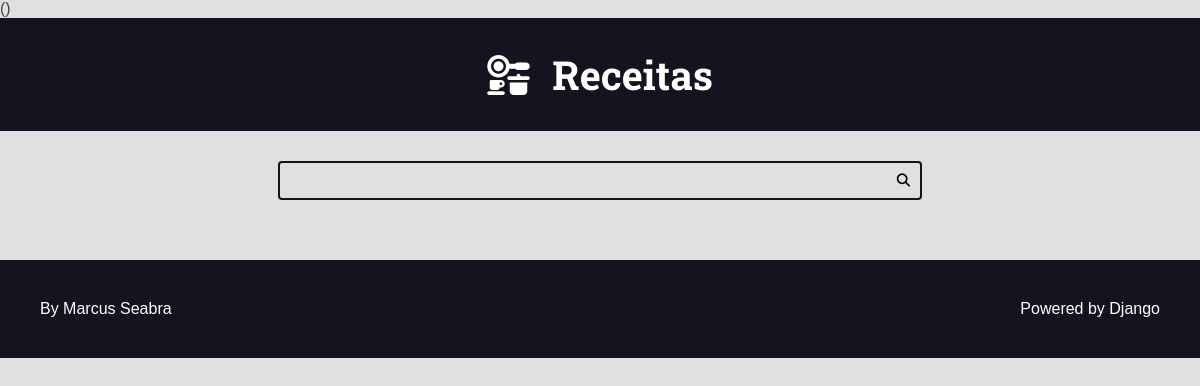
Before: / with the older database file.
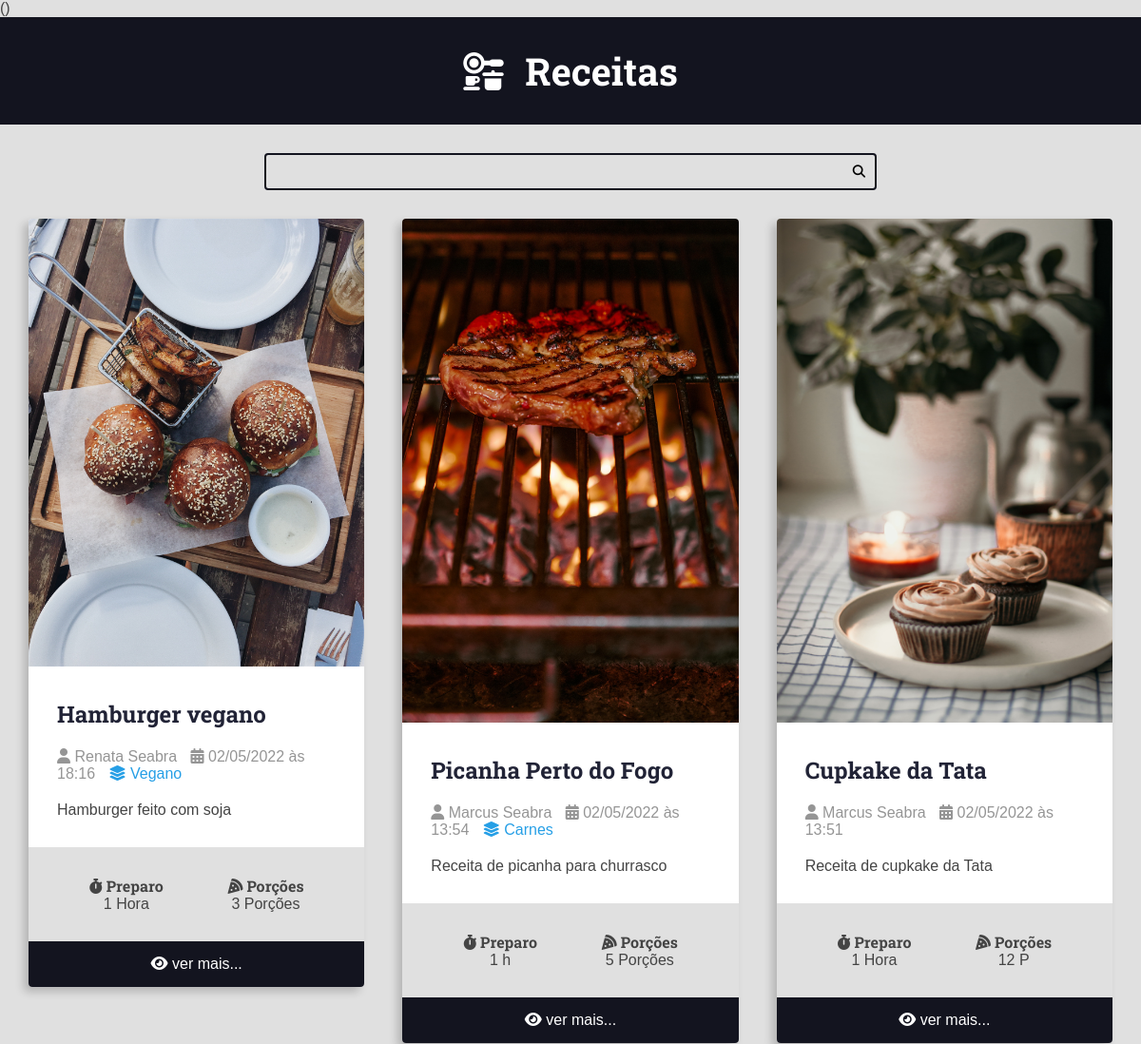
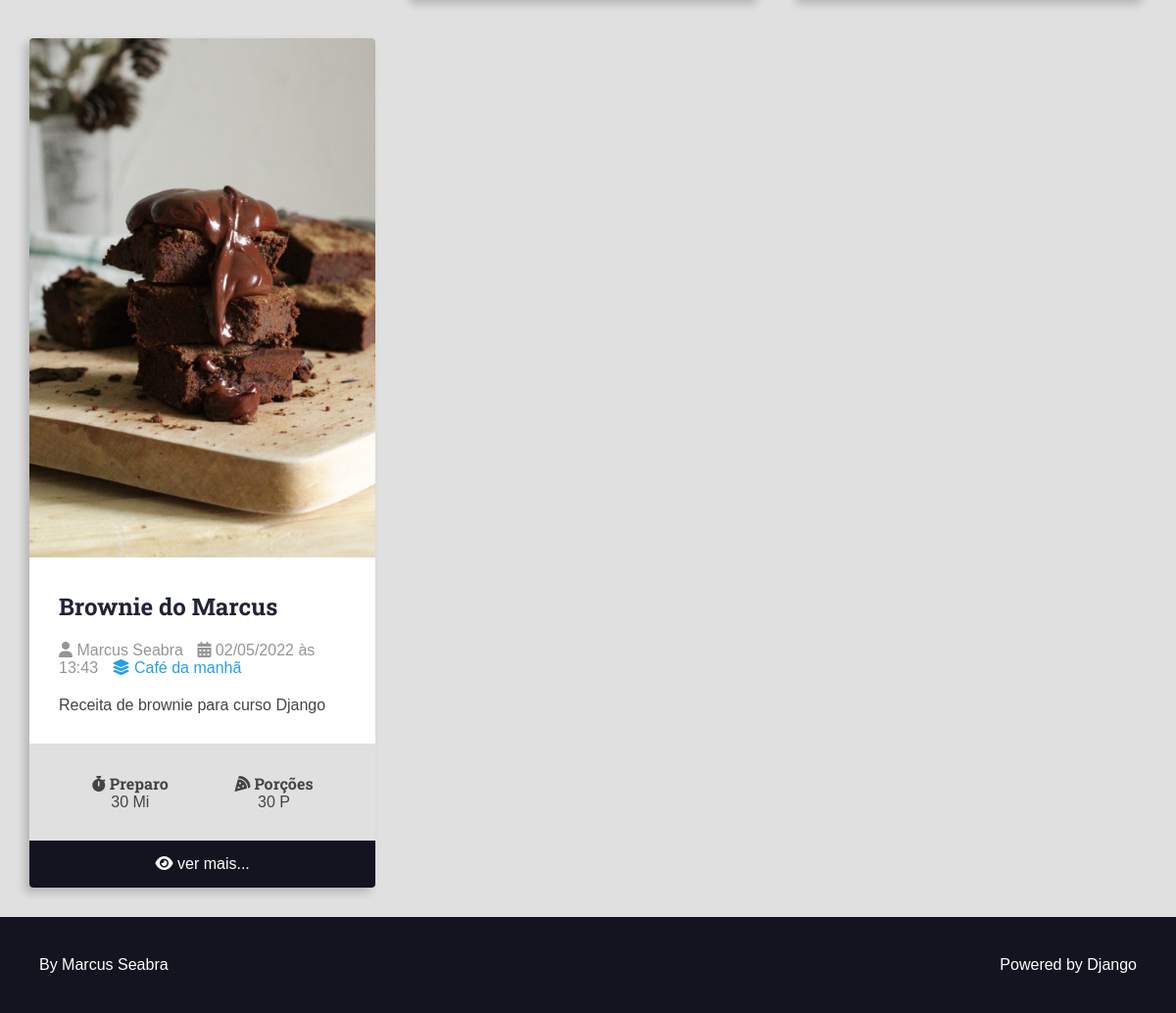
After: the same page with the newer database file (2 pictures, top to bottom).
### recipes/models.py (models this page shows, shortened)
class Recipe (models.Model):
    title = models.CharField(max_length=65)
    description = models.CharField(max_length=165)
    slug = models.SlugField()
    preparation_time = models.IntegerField()
    preparation_time_unit = models.CharField(max_length=65)
    servings = models.IntegerField()
    servings_unit = models.CharField(max_length=65)
    preparation_steps = models.TextField()
    preparation_steps_is_html = models.BooleanField(default=False)
    created_at = models.DateTimeField(auto_now_add=True)
    updated_at = models.DateTimeField(auto_now=True)
    is_published = models.BooleanField(default=False)
    cover = models.ImageField(upload_to='recipes/covers/%Y/%m/%d/')
    category = models.ForeignKey(
        Category, on_delete=models.SET_NULL, null=True, blank=True, default=None)
    user = models.ForeignKey(
        User, on_delete=models.SET_NULL, null=True)

class Category(models.Model):
    name = models.CharField(max_length=65)

### recipes/views.py (the view)
# urls.py: 2. Add a URL to urlpatterns:  path('', views.home, name='home')
def home(request):
    recipes = Recipe.objects.filter(is_published=True).order_by("-id")
    return render(request, "recipes/pages/home.html", context={
        "recipes": recipes})

### recipes/templates/recipes/pages/home.html (shortened to what this page needs)
{% extends 'global/base.html' %}
{% block content %}
    <div class="main-content main-content-list container">
        {% for  recipe in  recipes %}
            {% include "recipes/partials/recipe.html" %}
        {% endfor %}
    </div>
{% endblock content %}

### base_templates/global/base.html (shortened to what this page needs)
<!DOCTYPE html>
<html lang="pt-BR">
<head>
{% include "recipes/partials/head.html" %}
</head>
<body>
    {% include "recipes/partials/header.html" %}
    {% include "recipes/partials/search.html" %}
    <main class="main-content-container">
        {% block content %}{% endblock content %}
    </main>
    {% include "recipes/partials/footer.html" %}
</body>
</html>

### recipes/templates/recipes/partials/head.html (shortened to what this page needs)
({% load static %})
<link rel="stylesheet" href="https://cdnjs.cloudflare.com/ajax/libs/font-awesome/6.1.1/css/brands.min.css"
 />
<link rel="stylesheet" href="https://cdnjs.cloudflare.com/ajax/libs/font-awesome/6.1.1/css/fontawesome.min.css"
 />
<link rel="stylesheet" href="https://cdnjs.cloudflare.com/ajax/libs/font-awesome/6.1.1/css/solid.min.css"
 />
<link rel="stylesheet" href="{% static '/recipes/css/styles.css' %}">

### recipes/templates/recipes/partials/header.html (shortened to what this page needs)
<header class="main-header-container">
    <div class="main-header container">
        <h1>
                <a class="main-logo" href=" {% url 'recipes:nome' %}">
                <i class="fa-solid fa-kitchen-set main-logo-icon"></i>
                <span>Receitas</span>
            </a>
        </h1>
    </div>
</header>

### recipes/templates/recipes/partials/search.html
<div class="search-container">
    <div class="container">
        <form action="" class="search-form">
            <input type="search" class="search-input" name="search" id="">
            <button type="submit" class="search-button"><i class="fa-solid fa-magnifying-glass"></i></button>
        </form>
    </div>
</div>

### recipes/templates/recipes/partials/recipe.html (shortened to what this page needs)
<div class="recipe recipe-list-item">
    <div class="recipe-cover">
        <a href=" {% url 'recipes:recipe' recipe.id %}">
            <img src="{{ recipe.cover.url }}" alt="Temporário">
        </a>
    </div>
    <div class="recipe-title-container">
        <a href="{% url 'recipes:recipe' recipe.id %}">
            <h2>{{ recipe.title }}</h2>
        </a>
    </div>
    <div class="recipe-author">
        <span class="recipe-author-item">
            <i class="fas fa-user"></i>
            {% if  recipe.user.first_name%}
                {{ recipe.user.first_name }} {{ recipe.user.last_name }}
            {% else %}
                {{ recipe.user.username }}
            {% endif %}
        </span>
        <span class="recipe-author-item">
            <i class="fas fa-calendar-alt"></i>
            {{ recipe.created_at|date:"SHORT_DATE_FORMAT" }} às {{ recipe.created_at|date:"H:i" }}
        </span>
        <span class="recipe-author-item">
            {% if  recipe.category is not None %}
                <a href="{%url 'recipes:category' recipe.category.id %}">
                    <i class="fas fa-layer-group"></i>
                    <span>{{ recipe.category.name }} </span>
                </a>
            {% endif %}
        </span>
    </div>
    <div class="recipe-content">
        <p>{{ recipe.description }}</p>
    </div>
    <div class="recipe-meta-container">
        <div class="recipe-meta recipe-preparation">
            <h3 class="recipe-meta-title"><i class="fas fa-stopwatch"></i> Preparo</h3>
            <div class="recipe-meta-text">
                {{ recipe.preparation_time }} {{ recipe.preparation_time_unit }}
            </div>
        </div>
        <div class="recipe-meta recipe-servings">
            <h3 class="recipe-meta-title"><i class="fas fa-pizza-slice"></i> Porções</h3>
            <div class="recipe-meta-text">
                {{ recipe.servings }} {{ recipe.servings_unit }}
            </div>
        </div>
    </div>
    {% if is_detail_page is not True %}
    <footer class="recipe-footer">
        <a class="recipe-read-more button button-dark button-full-width" href="{% url 'recipes:recipe' recipe.id %}">
            <i class="fas fa-eye"></i>
            <span>ver mais...</span>
        </a>
    </footer>
    {% else %}
    <div class="preparation-steps">
        {{ recipe.preparation_steps|linebreaksbr }}
    </div>
    {% endif %}
</div>

### recipes/templates/recipes/partials/footer.html
<footer class="main-footer">
    <div class="developer">
      <a href="https://www.otaviomiranda.com.br/" target="_blank" rel="noreferrer noopener">By Marcus Seabra</a>
    </div>
    <div class="powered">
      <a href="https://www.djangoproject.com/" target="_blank" rel="noreferrer noopener">Powered by Django</a>
    </div>
</footer>

### recipes/static/recipes/css/styles.css (style rules this page uses)
:root { --color-primary: #269fe6; --color-primary-hover: #2086c2; --color-primary-dark: #13141f; --color-primary-dark-hover: #212336; --color-primary-light: #d4ecfa; --color-primary-light-hover: #bdd8e7; --color-white: #fff; --color-black: #000; --color-dark-text: #444; --color-info-light: #cce5ff; --color-debug-light: #cce5ff; --color-success-light: #d4edda; --color-alert-light: #fff3cd; --color-warning-light: #fff3cd; --color-error-light: #f8d7da; --color-info-dark: #4d86c4; --color-debug-dark: #4d86c4; --color-success-dark: #4a9c5d; --color-alert-dark: #927f40; --color-warning-dark: #927f40; --color-error-dark: #da525d; --color-gray-0: #f9f9f9; --color-gray-1: #e0e0e0; --color-gray-2: #c7c7c7; --color-gray-3: #aeaeae; --color-gray-4: #959595; --color-gray-5: #7d7d7d; --color-gray-6: #646464; --color-gray-7: #4b4b4b; --color-gray-8: #323232; --color-gray-9: #191919; --font-primary: sans-serif; --font-headings: 'Roboto Slab', serif; --spacing-gutter-medium: 3rem; --spacing-gutter-large: 4rem; }
* { padding: 0; margin: 0; box-sizing: "border-box"; }
html { font-size: 62.5%; }
body { font-size: 1.6rem; font-family: var(--font-primary); background: var(--color-gray-1); color: var(--color-dark-text); }
h1, h2, h3, h4, h5, h6 { font-family: var(--font-headings); }
.container { max-width: 144rem; margin: 0 auto; padding: var(--spacing-gutter-medium); }
.main-header-container { background-color: var(--color-primary-dark); }
.main-logo { font-size: 4rem; color: var(--color-white); text-decoration: none; display: flex; flex-flow: row nowrap; align-items: center; justify-content: center; width: fit-content; margin: 0 auto; }
.main-logo-icon { margin-right: 2rem; }
.search-form { border: .2rem solid var(--color-primary-dark); max-width: 64rem; margin: 0 auto; border-radius: .4rem; position: relative; transition: all 300ms ease-in-out; }
.search-input, .search-button { border: none; background: none; outline: none; padding: 1rem; transition: all 300ms ease-in-out; }
.search-input { width: 100%; padding-right: 3rem; }
.search-button { position: absolute; top: 0; right: 0; }
.main-content { padding-top: 0; }
.main-content-list { display: grid; grid-template-columns: repeat(auto-fit, minmax(34rem, 1fr)); gap: var(--spacing-gutter-large); }
.recipe { background: var(--color-white); box-shadow: -5px 5px 10px rgba(0, 0, 0, .2); transform: scale(1); transition: all 300ms ease-in-out; border-radius: .4rem; overflow: hidden; }
.recipe img { max-width: 100%; }
.recipe-list-item { max-width: 64rem; height: fit-content; }
.recipe-title-container { padding: var(--spacing-gutter-medium); padding-bottom: 2rem; }
.recipe-title-container a { text-decoration: none; color: var(--color-primary-dark-hover); }
.recipe-author { padding: 0 var(--spacing-gutter-medium); }
.recipe-author a { color: var(--color-primary); transition: all 300ms ease-in-out; text-decoration: none; }
.recipe-author-item { color: var(--color-gray-4); padding-right: 1rem; }
.recipe-content { padding: var(--spacing-gutter-medium); padding-top: 2rem; }
.recipe-meta-container { display: flex; flex-flow: row wrap; padding: var(--spacing-gutter-medium); background: var(--color-gray-1); }
.recipe-meta { display: flex; flex-flow: column nowrap; flex-shrink: 1; flex-grow: 1; text-align: center; }
.recipe-meta-title { font-size: 1.6rem; }
.recipe-footer a { background: var(--color-primary-dark); display: block; color: var(--color-white); text-decoration: none; text-align: center; padding: 1.5rem var(--spacing-gutter-medium); transition: all 300ms ease-in-out; }
.main-footer { display: flex; align-items: center; justify-content: space-between; background: var(--color-primary-dark); color: var(--color-white); padding: var(--spacing-gutter-large); }
.main-footer a { color: var(--color-white); text-decoration: none; transition: all 300ms ease-in-out; }

Changed rows visible on the page:
added Recipe: cover (picture), title "Hamburger vegano", user.first_name "Renata", user.last_name "Seabra", created_at "02/05/2022", created_at "18:16", category.name "Vegano", description "Hamburger feito com soja", preparation_time "1", preparation_time_unit "Hora", servings "3", servings_unit "Porções"
added Recipe: cover (picture), title "Picanha Perto do Fogo", user.first_name "Marcus", user.last_name "Seabra", created_at "02/05/2022", created_at "13:54", category.name "Carnes", description "Receita de picanha para churrasco", preparation_time "1", preparation_time_unit "h", servings "5", servings_unit "Porções"
added Recipe: cover (picture), title "Cupkake da Tata", user.first_name "Marcus", user.last_name "Seabra", created_at "02/05/2022", created_at "13:51", description "Receita de cupkake da Tata", preparation_time "1", preparation_time_unit "Hora", servings "12", servings_unit "P"
added Recipe: cover (picture), title "Brownie do Marcus", user.first_name "Marcus", user.last_name "Seabra", created_at "02/05/2022", created_at "13:43", category.name "Café da manhã", description "Receita de brownie para curso Django", preparation_time "30", preparation_time_unit "Mi", servings "30", servings_unit "P"
